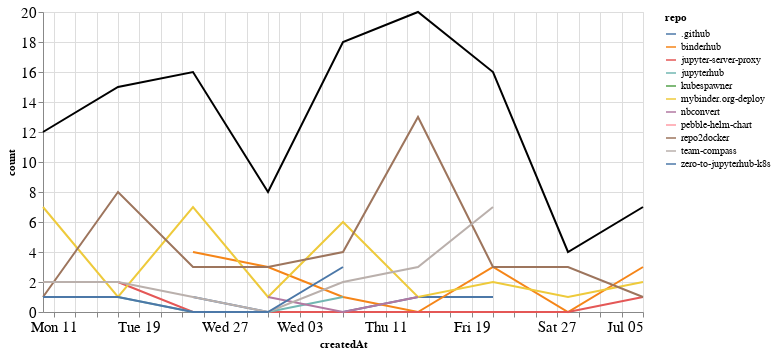

The notebook cell this image was saved under:
### Markdown cell above
## Comments

### Code cell
comments_time = comments.groupby('repo').resample('W', on='createdAt').count()['author'].reset_index()
comments_time = comments_time.rename(columns={'author': 'count'})
comments_time_total = comments_time.groupby('createdAt').agg({"count": "sum"}).reset_index()
ch1 = alt.Chart(comments_time, width=600).mark_line().encode(
    x='createdAt',
    y='count',
    color='repo',
    tooltip="repo"
)

ch2 = alt.Chart(comments_time_total, width=600).mark_line(color="black").encode(
    x='createdAt',
    y='count',
)

ch1 + ch2

### Figure 1 — Vega-Lite specification as saved in the notebook (floating-point values rounded to 4 significant figures)
{"config": {"axisLeft": {"labelFontSize": 15}, "axisBottom": {"labelFontSize": 15}}, "layer": [{"data": {"name": "data-6f22d3bb9c90296de35faffae50909de"}, "mark": "line", "encoding": {"color": {"type": "nominal", "field": "repo"}, "tooltip": {"type": "nominal", "field": "repo"}, "x": {"type": "temporal", "field": "createdAt"}, "y": {"type": "quantitative", "field": "count"}}, "width": 600}, {"data": {"name": "data-9e68d61c289353d4c9b9787fdab51da7"}, "mark": {"type": "line", "color": "black"}, "encoding": {"x": {"type": "temporal", "field": "createdAt"}, "y": {"type": "quantitative", "field": "count"}}, "width": 600}], "$schema": "https://vega.github.io/schema/vega-lite/v4.8.1.json", "datasets": {"data-6f22d3bb9c90296de35faffae50909de": [{"repo": ".github", "createdAt": "2020-05-24T00:00:00", "count": 1}, {"repo": ".github", "createdAt": "2020-05-31T00:00:00", "count": 0}, {"repo": ".github", "createdAt": "2020-06-07T00:00:00", "count": 0}, {"repo": ".github", "createdAt": "2020-06-14T00:00:00", "count": 1}, {"repo": ".github", "createdAt": "2020-06-21T00:00:00", "count": 1}, {"repo": "binderhub", "createdAt": "2020-05-24T00:00:00", "count": 4}, {"repo": "binderhub", "createdAt": "2020-05-31T00:00:00", "count": 3}, {"repo": "binderhub", "createdAt": "2020-06-07T00:00:00", "count": 1}, {"repo": "binderhub", "createdAt": "2020-06-14T00:00:00", "count": 0}, {"repo": "binderhub", "createdAt": "2020-06-21T00:00:00", "count": 3}, {"repo": "binderhub", "createdAt": "2020-06-28T00:00:00", "count": 0}, {"repo": "binderhub", "createdAt": "2020-07-05T00:00:00", "count": 3}, {"repo": "jupyter-server-proxy", "createdAt": "2020-05-17T00:00:00", "count": 2}, {"repo": "jupyter-server-proxy", "createdAt": "2020-05-24T00:00:00", "count": 0}, {"repo": "jupyter-server-proxy", "createdAt": "2020-05-31T00:00:00", "count": 0}, {"repo": "jupyter-server-proxy", "createdAt": "2020-06-07T00:00:00", "count": 0}, {"repo": "jupyter-server-proxy", "createdAt": "2020-06-14T00:00:00", "count": 0}, {"repo": "jupyter-server-proxy", "createdAt": "2020-06-21T00:00:00", "count": 0}, {"repo": "jupyter-server-proxy", "createdAt": "2020-06-28T00:00:00", "count": 0}, {"repo": "jupyter-server-proxy", "createdAt": "2020-07-05T00:00:00", "count": 1}, {"repo": "jupyterhub", "createdAt": "2020-05-10T00:00:00", "count": 1}, {"repo": "jupyterhub", "createdAt": "2020-05-17T00:00:00", "count": 1}, {"repo": "jupyterhub", "createdAt": "2020-05-24T00:00:00", "count": 0}, {"repo": "jupyterhub", "createdAt": "2020-05-31T00:00:00", "count": 0}, {"repo": "jupyterhub", "createdAt": "2020-06-07T00:00:00", "count": 1}, {"repo": "kubespawner", "createdAt": "2020-06-14T00:00:00", "count": 1}, {"repo": "mybinder.org-deploy", "createdAt": "2020-05-10T00:00:00", "count": 7}, {"repo": "mybinder.org-deploy", "createdAt": "2020-05-17T00:00:00", "count": 1}, {"repo": "mybinder.org-deploy", "createdAt": "2020-05-24T00:00:00", "count": 7}, {"repo": "mybinder.org-deploy", "createdAt": "2020-05-31T00:00:00", "count": 1}, {"repo": "mybinder.org-deploy", "createdAt": "2020-06-07T00:00:00", "count": 6}, {"repo": "mybinder.org-deploy", "createdAt": "2020-06-14T00:00:00", "count": 1}, {"repo": "mybinder.org-deploy", "createdAt": "2020-06-21T00:00:00", "count": 2}, {"repo": "mybinder.org-deploy", "createdAt": "2020-06-28T00:00:00", "count": 1}, {"repo": "mybinder.org-deploy", "createdAt": "2020-07-05T00:00:00", "count": 2}, {"repo": "nbconvert", "createdAt": "2020-05-31T00:00:00", "count": 1}, {"repo": "nbconvert", "createdAt": "2020-06-07T00:00:00", "count": 0}, {"repo": "nbconvert", "createdAt": "2020-06-14T00:00:00", "count": 1}, {"repo": "pebble-helm-chart", "createdAt": "2020-06-07T00:00:00", "count": 1}, {"repo": "repo2docker", "createdAt": "2020-05-10T00:00:00", "count": 1}, {"repo": "repo2docker", "createdAt": "2020-05-17T00:00:00", "count": 8}, {"repo": "repo2docker", "createdAt": "2020-05-24T00:00:00", "count": 3}, {"repo": "repo2docker", "createdAt": "2020-05-31T00:00:00", "count": 3}, {"repo": "repo2docker", "createdAt": "2020-06-07T00:00:00", "count": 4}, {"repo": "repo2docker", "createdAt": "2020-06-14T00:00:00", "count": 13}, {"repo": "repo2docker", "createdAt": "2020-06-21T00:00:00", "count": 3}, {"repo": "repo2docker", "createdAt": "2020-06-28T00:00:00", "count": 3}, {"repo": "repo2docker", "createdAt": "2020-07-05T00:00:00", "count": 1}, {"repo": "team-compass", "createdAt": "2020-05-10T00:00:00", "count": 2}, {"repo": "team-compass", "createdAt": "2020-05-17T00:00:00", "count": 2}, {"repo": "team-compass", "createdAt": "2020-05-24T00:00:00", "count": 1}, {"repo": "team-compass", "createdAt": "2020-05-31T00:00:00", "count": 0}, {"repo": "team-compass", "createdAt": "2020-06-07T00:00:00", "count": 2}, {"repo": "team-compass", "createdAt": "2020-06-14T00:00:00", "count": 3}, {"repo": "team-compass", "createdAt": "2020-06-21T00:00:00", "count": 7}, {"repo": "zero-to-jupyterhub-k8s", "createdAt": "2020-05-10T00:00:00", "count": 1}, {"repo": "zero-to-jupyterhub-k8s", "createdAt": "2020-05-17T00:00:00", "count": 1}, {"repo": "zero-to-jupyterhub-k8s", "createdAt": "2020-05-24T00:00:00", "count": 0}, {"repo": "zero-to-jupyterhub-k8s", "createdAt": "2020-05-31T00:00:00", "count": 0}, {"repo": "zero-to-jupyterhub-k8s", "createdAt": "2020-06-07T00:00:00", "count": 3}], "data-9e68d61c289353d4c9b9787fdab51da7": [{"createdAt": "2020-05-10T00:00:00", "count": 12}, {"createdAt": "2020-05-17T00:00:00", "count": 15}, {"createdAt": "2020-05-24T00:00:00", "count": 16}, {"createdAt": "2020-05-31T00:00:00", "count": 8}, {"createdAt": "2020-06-07T00:00:00", "count": 18}, {"createdAt": "2020-06-14T00:00:00", "count": 20}, {"createdAt": "2020-06-21T00:00:00", "count": 16}, {"createdAt": "2020-06-28T00:00:00", "count": 4}, {"createdAt": "2020-07-05T00:00:00", "count": 7}]}}
